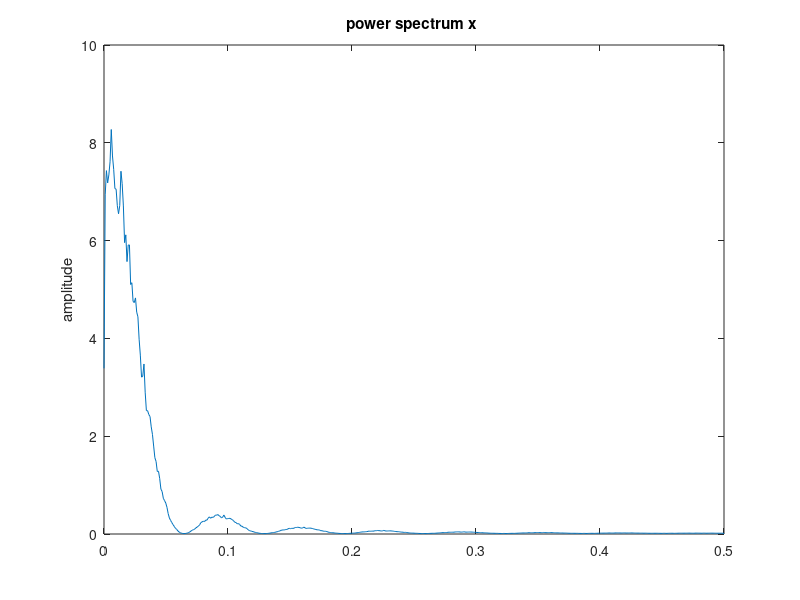

Write the MATLAB code that produced this figure.
clear variables;
close all;
clc;

% Create a long RBS
seq = randi([0, 1], 2^14, 1);
bit_rate = 1e6; % Assumed
f_s = 15.5e6; % 15.5 samples per bit

T = length(seq) / bit_rate;
N_s = floor(T * f_s);
t_samp = (0:N_s -1) / f_s;
bit_sample = min(floor(t_samp * bit_rate) + 1, length(seq));

samp = seq(bit_sample);

pwelch(samp)
